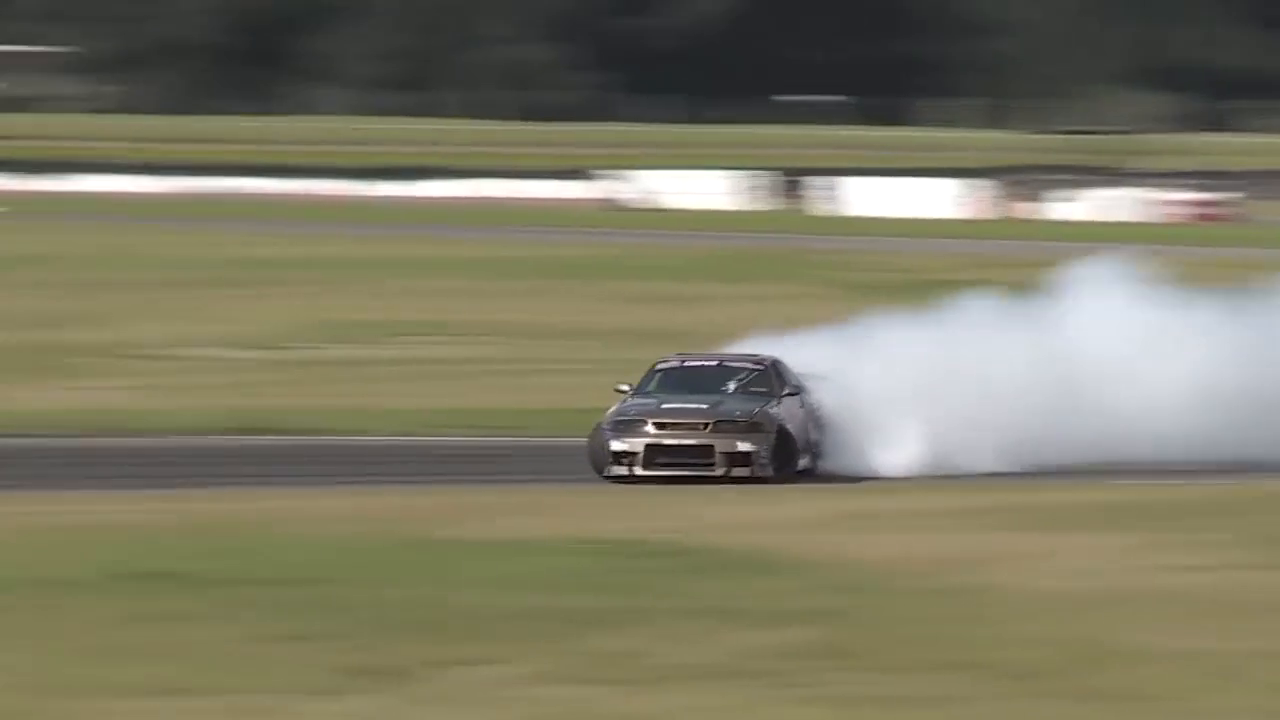
#> input picture frame 23 of ClassAssignments/week7/5991156-hd_1280_720_30fps.mp4, 1280 x 720 px
$ jupyter execute Analyzing_Object_Tracking_Methods.ipynb
#> lines starting #> are read from the running program, lines starting #| are printed output that depends on the picture
## 1. Define Data Structures and Helper Function

[cell 1]
import cv2
import numpy as np
import matplotlib.pyplot as plt
import os

[cell 2]
# Dictionary of available OpenCV trackers
tracker_dict = {
    "BOOSTING": cv2.legacy.TrackerBoosting_create(),
    "CSRT": cv2.legacy.TrackerCSRT_create(),
    "KCF": cv2.legacy.TrackerKCF_create(),
    "MEDIANFLOW": cv2.legacy.TrackerMedianFlow_create(),
    "MIL": cv2.legacy.TrackerMIL_create(),
    "MOSSE": cv2.legacy.TrackerMOSSE_create(),
    "TLD": cv2.legacy.TrackerTLD_create(),
}

# Dictionary for common video resolutions
resolution_dict = {
    "360p": (480, 360),
    "480p": (858, 480),
    "720p": (1280, 720),
    "1080p": (1920, 1080),
}

class VideoSpec:
    """Class to hold video specifications."""
    def __init__(self, video_filename, resolution, bbox):
        self.video_filename = video_filename
        self.res = resolution
        self.bbox = bbox

def draw_bounding_box(frame, bbox, ok, color=(0, 255, 255), thickness=2):
    """Draws bounding box on the given frame."""
    if ok:
        p1 = (int(bbox[0]), int(bbox[1]))
        p2 = (int(bbox[0] + bbox[2]), int(bbox[1] + bbox[3]))
        cv2.rectangle(frame, p1, p2, color, thickness)
    else:
        cv2.putText(frame, "Tracking failure detected", (10, 80),
                    cv2.FONT_HERSHEY_SIMPLEX, 0.75, (0, 0, 255), 2)

def draw_banner_text(frame, text, banner_height_percent=0.08,
                     font_scale=1.5, font_thickness=2, text_alignment="center", text_color=(0, 255, 0)):
    """Draws a banner at the top of the frame and overlays text."""

    # Determine banner height as a percentage of frame height
    banner_height = int(banner_height_percent * frame.shape[0])

    # Draw black rectangle banner
    cv2.rectangle(frame, (0, 0), (frame.shape[1], banner_height), (0, 0, 0), thickness=-1)

    # Get frame width
    width = frame.shape[0]

    # Define text alignment positions
    alignment_dict = {
        "left": width // 4,
        "center": width // 2,
        "right": width * 3 // 4
    }
    left_offset = alignment_dict[text_alignment]
    location = [left_offset, banner_height - 10]
    cv2.putText(frame, text, location, cv2.FONT_HERSHEY_PLAIN, font_scale, text_color, font_thickness, cv2.LINE_AA)
def draw_text(frame, text, location=(20, 20), font_scale=1, color=(50, 170, 50), font_thickness=2):
    """
    Draws text on the given frame at a specified location.

    :param frame: Image frame
    :param text: Text to display
    :param location: (x, y) position for the text
    :param font_scale: Font size
    :param color: Text color in BGR format
    :param font_thickness: Thickness of the text
    """
    cv2.putText(frame, text, location, cv2.FONT_HERSHEY_SIMPLEX, font_scale, color, font_thickness, cv2.LINE_AA)

def get_trackers(tracker_names, tracker_dict):
    """
    Creates a list of tracker objects based on given tracker names.

    :param tracker_names: List of tracker names
    :param tracker_dict: Dictionary mapping tracker names to tracker objects
    :return: List of tracker objects
    """
    tracker_objects = [tracker_dict[tracker] for tracker in tracker_names]
    return tracker_objects

def initialize_trackers(tracker_objects, frame, bbox):
    """
    Initializes all trackers with the given frame and bounding box.

    :param tracker_objects: List of tracker objects
    :param frame: Initial video frame
    :param bbox: Bounding box coordinates
    """
    for tracker in tracker_objects:
        tracker.init(frame, bbox)

def get_tracker_results(tracker_objects, frame, tracker_names):
    """
    Updates all trackers and returns the tracking results.

    :param tracker_objects: List of tracker objects
    :param frame: Current video frame
    :param tracker_names: List of tracker names
    :return: List of tracking results for each tracker
    """
    n = len(tracker_objects)
    init_frames_list = [frame.copy() for _ in range(n)]
    final_frames_list = []

    for i in range(n):
        ok, result = update_tracker(tracker_objects[i], init_frames_list[i])
        final_frames_list.append(result)

    return final_frames_list

def update_tracker(tracker, frame):
    """
    Updates a single tracker and returns the updated bounding box.

    :param tracker: Tracker object
    :param frame: Current video frame
    :return: Tuple (ok, bbox) where ok is True if tracking was successful
    """
    timer = cv2.getTickCount()
    ok, bbox = tracker.update(frame)

    # Calculate Frames per Second (FPS)
    fps = cv2.getTickFrequency() / (cv2.getTickCount() - timer)
    #Draw bbox
    draw_bounding_box(frame, bbox, ok)
    #Display tracker type on frame
    draw_banner_text(frame, f"Tracker: {tracker.__class__.__name__}")
    # Display FPS on frame
    draw_text(frame, f"FPS: {fps:.2f}")
    return ok, frame

[cell 3]
def get_output_video_dims(tracker_names, resolution_specs):
    """
    Computes the output video dimensions based on the number of trackers and resolution specs.

    :param tracker_names: List of tracker names
    :param resolution_specs: Tuple (width, height) of the base resolution
    :return: Tuple (output_width, output_height)
    """
    width, height = resolution_specs
    n = len(tracker_names)

    # Determine the optimal grid size for arranging frames
    cols = min(4, n)  # Maximum 4 columns
    rows = (n + cols - 1) // cols  # Compute rows needed

    return width * cols, height * rows

def align_frames(frames_list):
    """
    Aligns multiple frames in a grid layout based on the number of frames.

    :param frames_list: List of frames to be arranged
    :return: Single combined frame
    """
    n = len(frames_list)

    if n == 1:
        return frames_list[0]

    cols = min(4, n)  # Maximum 4 columns
    rows = (n + cols - 1) // cols  # Compute rows needed

    # Pad frames list if necessary to make it a full grid
    while len(frames_list) < rows * cols:
        frames_list.append(np.zeros_like(frames_list[0]))  # Black frame as filler

    # Stack frames row-wise
    row_frames = [np.hstack(frames_list[i * cols:(i + 1) * cols]) for i in range(rows)]

    return np.vstack(row_frames)

## 2. Define the Main Controller for Tracking

[cell 4]
def run_tracker(tracker_names, video_spec, video_output_file_name):
    """
    Runs object tracking on a video using specified tracking algorithms.

    :param tracker_names: List of tracker names
    :param video_spec: VideoSpec object containing video file name, resolution, and bbox
    :param video_output_file_name: Name of the output video file
    """

    # Create video capture object
    video_cap = cv2.VideoCapture(video_spec.video_filename)

    # Confirm video file can be opened
    if not video_cap.isOpened():
        print("Error: Could not open video file.")
        sys.exit()

    # Retrieve video properties
    width = int(video_cap.get(cv2.CAP_PROP_FRAME_WIDTH))
    height = int(video_cap.get(cv2.CAP_PROP_FRAME_HEIGHT))
    fps = int(video_cap.get(cv2.CAP_PROP_FPS))

    # Set up video writer for output
    fourcc = cv2.VideoWriter_fourcc(*'mp4v')
    fps_write = fps  # Can be adjusted if needed

    resolution_specs = resolution_dict.get(video_spec.res)
    output_video_dim = get_output_video_dims(tracker_names, resolution_specs)

    video_out = cv2.VideoWriter(video_output_file_name, fourcc, fps_write, output_video_dim)

    # Read first frame
    ok, frame = video_cap.read()
#> frame is the input picture: shape (720, 1280, 3); mean B, G, R 100.6, 122.4, 125.5
    if not ok:
        print("Error: Cannot read video file.")
        sys.exit()

    # Resize the frame to match the specified resolution
    frame = cv2.resize(frame, resolution_specs, interpolation=cv2.INTER_AREA)
#> frame: shape (480, 858, 3)

    # Initialize tracker objects
    tracker_objects = get_trackers(tracker_names, tracker_dict)
    initialize_trackers(tracker_objects, frame, video_spec.bbox)

    # Process video frames
    while True:
    # Read a new frame from the video
        ok, frame = video_cap.read()
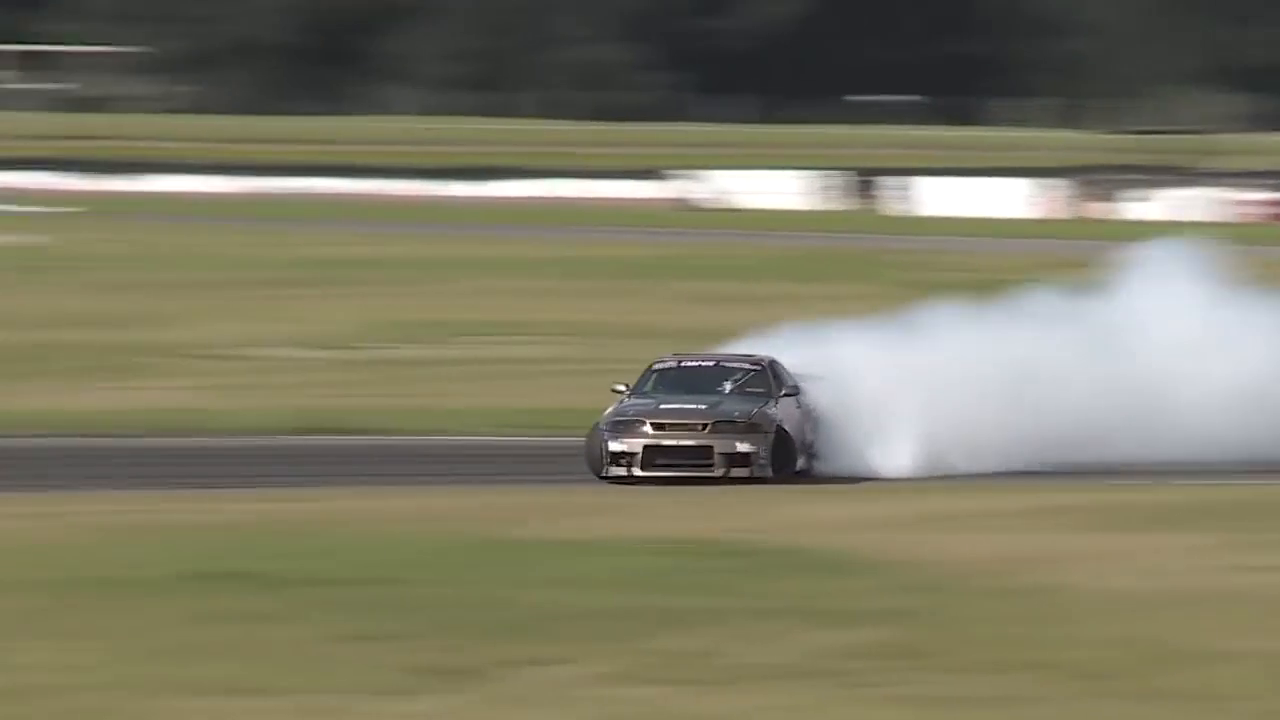
#> input picture frame 24 of ClassAssignments/week7/5991156-hd_1280_720_30fps.mp4, 1280 x 720 px
#> frame is the input picture: shape (720, 1280, 3); mean B, G, R 101, 123, 126
        if not ok:
            break  # Exit loop if no more frames are available

        # Resize the frame to match the desired resolution
        frame = cv2.resize(frame, resolution_specs, interpolation=cv2.INTER_AREA)
#> frame: shape (480, 858, 3)

        # Get tracking results for all trackers
        tracked_frames = get_tracker_results(tracker_objects, frame, tracker_names)
#> in get_tracker_results, `n = len(tracker_objects)`: n = 2
#> in get_tracker_results, `init_frames_list = [frame.copy() for _ in range(n)]`: init_frames_list = 2 items
#> the loop in get_tracker_results, `for i in range(n):` made 2 passes
#> (ok, bbox in update_tracker) on passes 1 to 2: (True, (366, 225, 180, 80)), (True, (369, 226, 180, 80))
#> pass 1, in get_tracker_results, `ok, result = update_tracker(tracker_objects[i], init_frames_list[i])`:
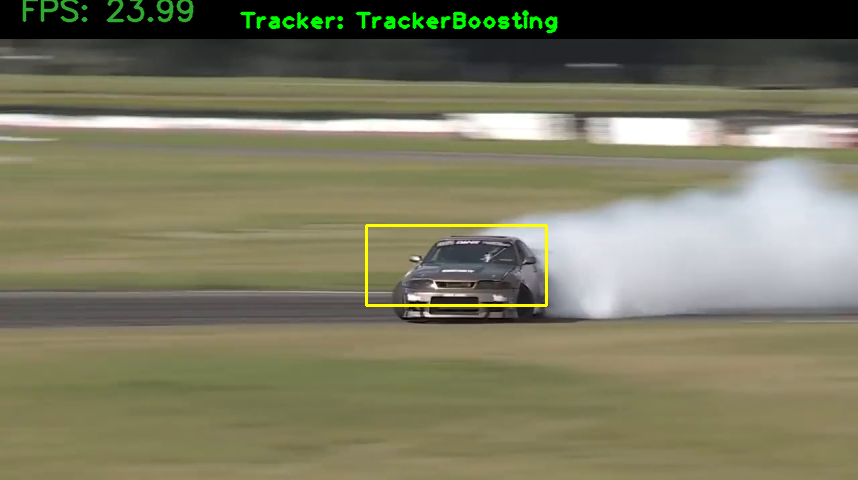
#> result: shape (480, 858, 3); mean of channels 0, 1, 2 96.7, 121.3, 122.6; drawn as B, G, R
#> tracked_frames = 2 items

        # Align and merge tracked frames into a final multi-view layout
        output_frame = align_frames(tracked_frames)
#> in align_frames, `n = len(frames_list)`: n = 2
#> in align_frames, `rows = (n + cols - 1) // cols`: rows = 1
#> after the loop in align_frames, `while len(frames_list) < rows * cols:`: frames_list = 2 items
#> in align_frames, `row_frames = [np.hstack(frames_list[i * cols:(i + 1) * cols]) for i in..`: row_frames = 1 item
#> in align_frames, `return np.vstack(row_frames)`:
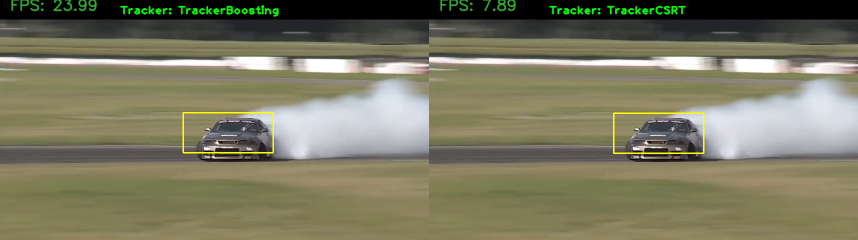
#> returned value: shape (480, 1716, 3) (shown at 1/2 size); mean of channels 0, 1, 2 96.7, 121.1, 122.6; drawn as B, G, R

        # Write the processed frame to the output video
        video_out.write(output_frame)

    # Release resources when finished
    video_cap.release()
    video_out.release()

$ run again, starting later in the video
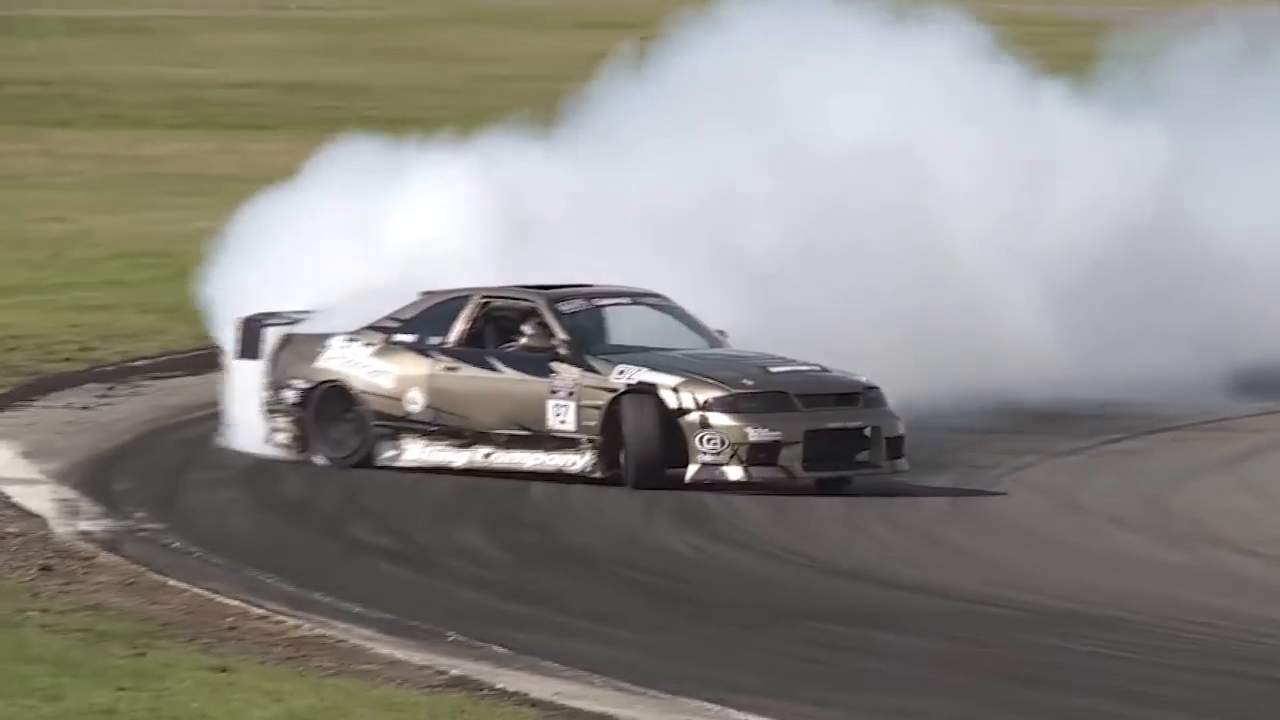
#> input picture frame 105 of ClassAssignments/week7/5991156-hd_1280_720_30fps.mp4, 1280 x 720 px
#> in run_tracker, frame is the input picture: shape (720, 1280, 3); mean B, G, R 129.8, 135.6, 137.4
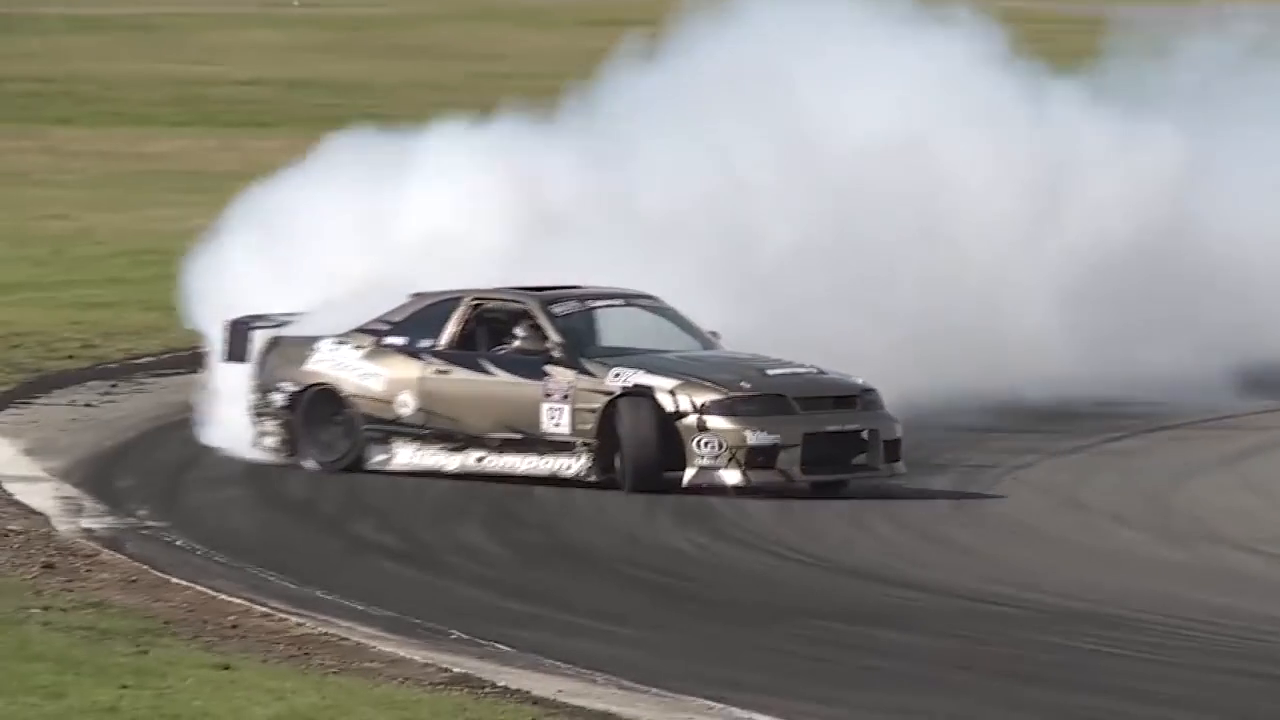
#> input picture frame 106 of ClassAssignments/week7/5991156-hd_1280_720_30fps.mp4, 1280 x 720 px
#> in run_tracker, frame is the input picture: shape (720, 1280, 3); mean B, G, R 131.2, 136.7, 138.3
#> in get_tracker_results, `n = len(tracker_objects)`: n = 2
#> init_frames_list = 2 items
#> the loop in get_tracker_results, `for i in range(n):` made 2 passes
#> (ok, bbox in update_tracker) on passes 1 to 2: (True, (368, 226, 180, 80)), (True, (368, 227, 180, 80))
#> in align_frames, `n = len(frames_list)`: n = 2
#> rows = 1
#> after the loop in align_frames, `while len(frames_list) < rows * cols:`: frames_list = 2 items
#> row_frames = 1 item
#> in align_frames, `return np.vstack(row_frames)`:
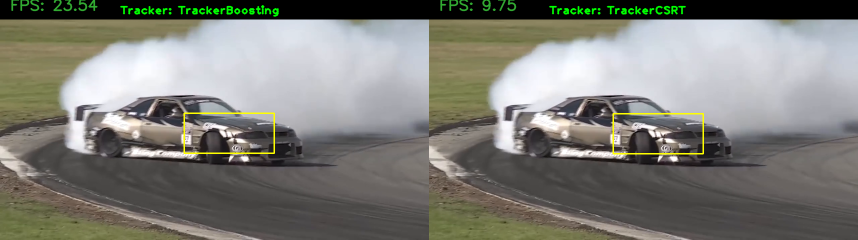
#> returned value: shape (480, 1716, 3) (shown at 1/2 size); mean of channels 0, 1, 2 120.1, 126.6, 126.5; drawn as B, G, R

$ run again, starting later in the video
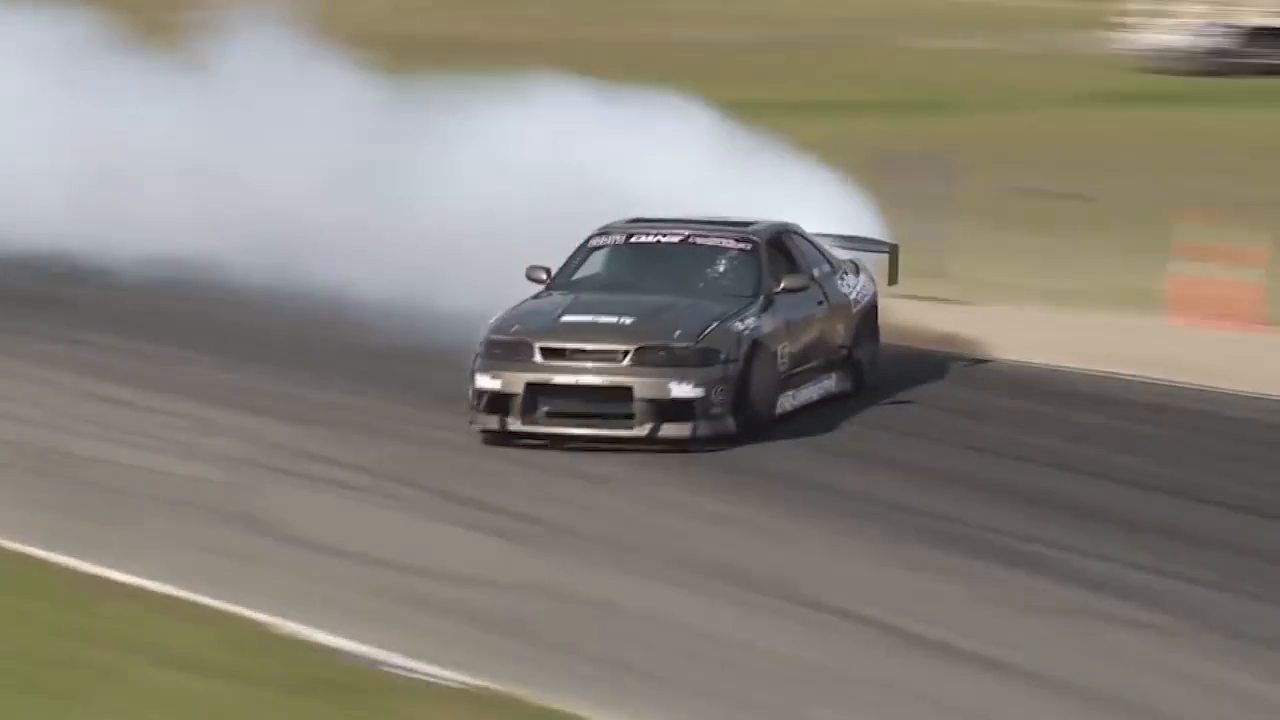
#> input picture frame 188 of ClassAssignments/week7/5991156-hd_1280_720_30fps.mp4, 1280 x 720 px
#> in run_tracker, frame is the input picture: shape (720, 1280, 3); mean B, G, R 121.5, 131.3, 136.2
#> in get_tracker_results, `n = len(tracker_objects)`: n = 2
#> init_frames_list = 2 items
#> the loop in get_tracker_results, `for i in range(n):` made 2 passes
#> (ok, bbox in update_tracker) on passes 1 to 2: (True, (372, 225, 180, 80)), (True, (370, 225, 180, 80))
#> pass 1, in get_tracker_results, `ok, result = update_tracker(tracker_objects[i], init_frames_list[i])`:
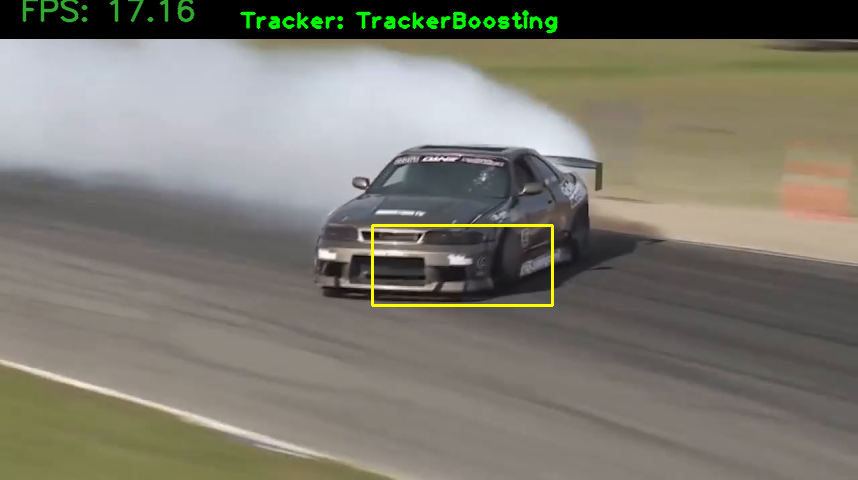
#> result: shape (480, 858, 3); mean of channels 0, 1, 2 111.6, 122.2, 124.6; drawn as B, G, R
#> in align_frames, `n = len(frames_list)`: n = 2
#> rows = 1
#> after the loop in align_frames, `while len(frames_list) < rows * cols:`: frames_list = 2 items
#> row_frames = 1 item
#> in align_frames, `return np.vstack(row_frames)`:
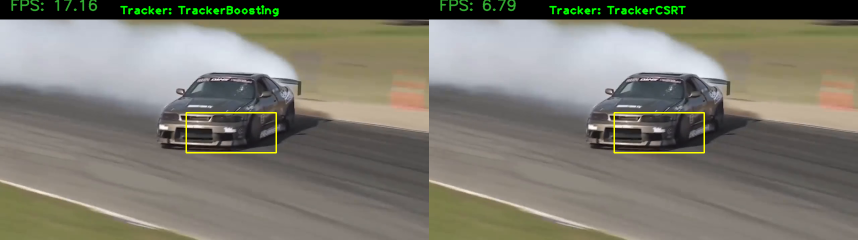
#> returned value: shape (480, 1716, 3) (shown at 1/2 size); mean of channels 0, 1, 2 111.6, 122.1, 124.6; drawn as B, G, R
